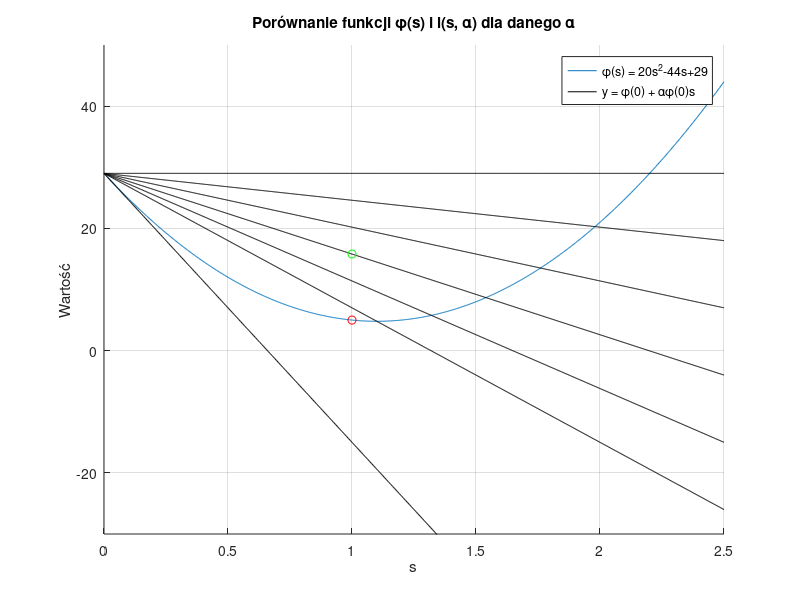

MATLAB code for this plot:
clc; clear all; close all;

% Definicja funkcji φ(s)
phi = @(s) 20 * s.^2 - 44 * s + 29;

% Definicja funkcji afinicznej
l = @(s, alpha) 29 - alpha * 44 * s;

% Wartość alpha
alpha = 0.3;
beta = 0.9;

% Wartości s
s_values = linspace(0, 2.5, 1000);

% Obliczenie wartości funkcji dla danej wartości alpha
l_values = l(s_values, alpha);
phi_values = phi(s_values);

% Generowanie wykresu
figure;
hold on;

% Wykres funkcji φ(s)
phiP = plot(s_values, phi_values, 'DisplayName', '\phi(s) = 20s^2-44s+29');
% Wykres funkcji afinicznej l(s, alpha)
p_black = plot(s_values, l(s_values, 0.0), 'black', 'DisplayName', 'y = \phi(0) + \alpha\phi(0)s');
plot(s_values, l(s_values, 0.1), 'black');
plot(s_values, l(s_values, 0.2), 'black');
plot(s_values, l(s_values, 0.3), 'black');
plot(s_values, l(s_values, 0.4), 'black');
plot(s_values, l(s_values, 0.5), 'black');
plot(s_values, l(s_values, 1.0), 'black');

% Dodanie etykiet dla osi x, y i tytułu wykresu
xlabel('s');
ylabel('Wartość');
title('Porównanie funkcji \phi(s) i l(s, \alpha) dla danego \alpha');
grid on;
ylim([-30, 50]);

% Dodanie legendy
legend([phiP, p_black], 'Location', 'best');


% Wykonaj pętlę while
s = 1;
while phi(s) >= l(s,alpha)
    % Dodanie punktu na wykresie funkcji φ(s)
    plot(s, phi(s), 'ro', 'DisplayName', ['s = ' num2str(s)]);
    % Dodanie punktu na wykresie funkcji l(s, alpha)
    plot(s, l(s, alpha), 'go', 'DisplayName', ['s = ' num2str(s)]);
    % Aktualizacja wartości s
    s = beta * s;
end
% Dodanie punktu na wykresie funkcji φ(s)
plot(s, phi(s), 'ro', 'DisplayName', ['s = ' num2str(s)]);
% Dodanie punktu na wykresie funkcji l(s, alpha)
plot(s, l(s, alpha), 'go', 'DisplayName', ['s = ' num2str(s)]);
s
hold off;
